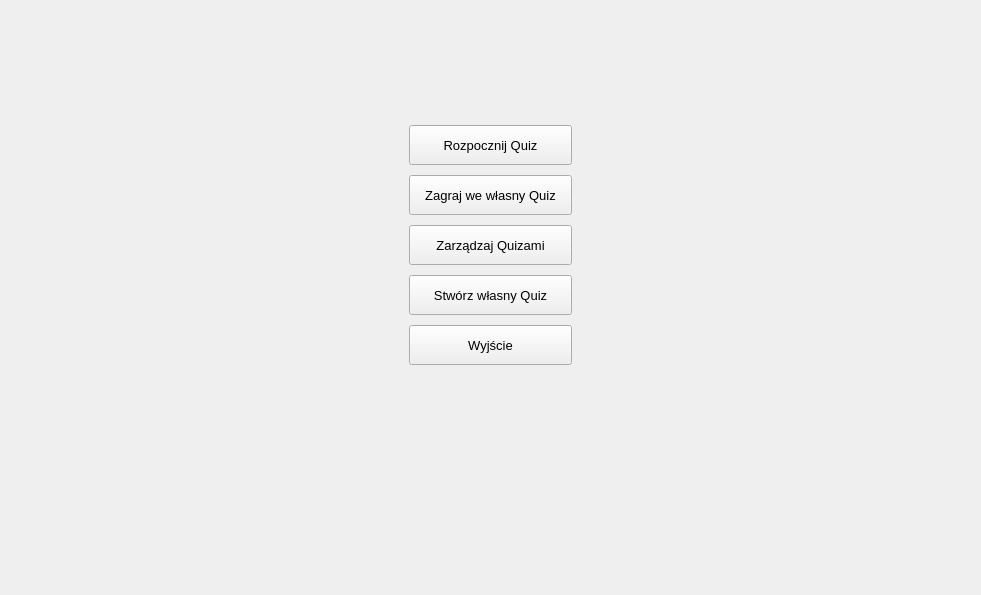
<?xml version="1.0" encoding="UTF-8"?>
<ui version="4.0">
 <class>MainMenu</class>
 <widget class="QWidget" name="MainMenu">
  <property name="geometry">
   <rect>
    <x>0</x>
    <y>0</y>
    <width>981</width>
    <height>595</height>
   </rect>
  </property>
  <property name="windowTitle">
   <string>Form</string>
  </property>
  <layout class="QGridLayout" name="gridLayout">
   <item row="0" column="1">
    <spacer name="verticalSpacer">
     <property name="orientation">
      <enum>Qt::Vertical</enum>
     </property>
     <property name="sizeType">
      <enum>QSizePolicy::Expanding</enum>
     </property>
     <property name="sizeHint" stdset="0">
      <size>
       <width>20</width>
       <height>40</height>
      </size>
     </property>
    </spacer>
   </item>
   <item row="1" column="0">
    <spacer name="horizontalSpacer">
     <property name="orientation">
      <enum>Qt::Horizontal</enum>
     </property>
     <property name="sizeHint" stdset="0">
      <size>
       <width>40</width>
       <height>20</height>
      </size>
     </property>
    </spacer>
   </item>
   <item row="1" column="1">
    <widget class="QWidget" name="widget_4" native="true">
     <property name="sizePolicy">
      <sizepolicy hsizetype="Preferred" vsizetype="Expanding">
       <horstretch>0</horstretch>
       <verstretch>0</verstretch>
      </sizepolicy>
     </property>
     <layout class="QVBoxLayout" name="verticalLayout">
      <property name="spacing">
       <number>10</number>
      </property>
      <item>
       <widget class="QPushButton" name="startQuizButton">
        <property name="sizePolicy">
         <sizepolicy hsizetype="Preferred" vsizetype="Expanding">
          <horstretch>0</horstretch>
          <verstretch>0</verstretch>
         </sizepolicy>
        </property>
        <property name="minimumSize">
         <size>
          <width>0</width>
          <height>40</height>
         </size>
        </property>
        <property name="font">
         <font>
          <pointsize>10</pointsize>
         </font>
        </property>
        <property name="styleSheet">
         <string notr="true">padding-left: 15px;
padding-right: 15px;</string>
        </property>
        <property name="text">
         <string>Rozpocznij Quiz</string>
        </property>
       </widget>
      </item>
      <item>
       <widget class="QPushButton" name="customQuizButton">
        <property name="sizePolicy">
         <sizepolicy hsizetype="Preferred" vsizetype="Expanding">
          <horstretch>0</horstretch>
          <verstretch>0</verstretch>
         </sizepolicy>
        </property>
        <property name="minimumSize">
         <size>
          <width>0</width>
          <height>40</height>
         </size>
        </property>
        <property name="font">
         <font>
          <pointsize>10</pointsize>
         </font>
        </property>
        <property name="styleSheet">
         <string notr="true">padding-left: 15px;
padding-right: 15px;</string>
        </property>
        <property name="text">
         <string>Zagraj we własny Quiz</string>
        </property>
       </widget>
      </item>
      <item>
       <widget class="QPushButton" name="manageButton">
        <property name="minimumSize">
         <size>
          <width>0</width>
          <height>40</height>
         </size>
        </property>
        <property name="font">
         <font>
          <pointsize>10</pointsize>
         </font>
        </property>
        <property name="text">
         <string>Zarządzaj Quizami</string>
        </property>
       </widget>
      </item>
      <item>
       <widget class="QPushButton" name="createQuizButton">
        <property name="sizePolicy">
         <sizepolicy hsizetype="Preferred" vsizetype="Expanding">
          <horstretch>0</horstretch>
          <verstretch>0</verstretch>
         </sizepolicy>
        </property>
        <property name="minimumSize">
         <size>
          <width>0</width>
          <height>40</height>
         </size>
        </property>
        <property name="font">
         <font>
          <pointsize>10</pointsize>
         </font>
        </property>
        <property name="styleSheet">
         <string notr="true">padding-left: 15px;
padding-right: 15px;</string>
        </property>
        <property name="text">
         <string>Stwórz własny Quiz</string>
        </property>
       </widget>
      </item>
      <item>
       <widget class="QPushButton" name="exitButton">
        <property name="sizePolicy">
         <sizepolicy hsizetype="Preferred" vsizetype="Expanding">
          <horstretch>0</horstretch>
          <verstretch>0</verstretch>
         </sizepolicy>
        </property>
        <property name="minimumSize">
         <size>
          <width>0</width>
          <height>40</height>
         </size>
        </property>
        <property name="font">
         <font>
          <pointsize>10</pointsize>
         </font>
        </property>
        <property name="text">
         <string>Wyjście</string>
        </property>
       </widget>
      </item>
     </layout>
    </widget>
   </item>
   <item row="1" column="2">
    <spacer name="horizontalSpacer_2">
     <property name="orientation">
      <enum>Qt::Horizontal</enum>
     </property>
     <property name="sizeHint" stdset="0">
      <size>
       <width>40</width>
       <height>20</height>
      </size>
     </property>
    </spacer>
   </item>
   <item row="4" column="1">
    <spacer name="verticalSpacer_2">
     <property name="orientation">
      <enum>Qt::Vertical</enum>
     </property>
     <property name="sizeHint" stdset="0">
      <size>
       <width>20</width>
       <height>40</height>
      </size>
     </property>
    </spacer>
   </item>
   <item row="3" column="1">
    <spacer name="verticalSpacer_3">
     <property name="orientation">
      <enum>Qt::Vertical</enum>
     </property>
     <property name="sizeHint" stdset="0">
      <size>
       <width>20</width>
       <height>40</height>
      </size>
     </property>
    </spacer>
   </item>
  </layout>
 </widget>
 <resources/>
 <connections/>
</ui>
